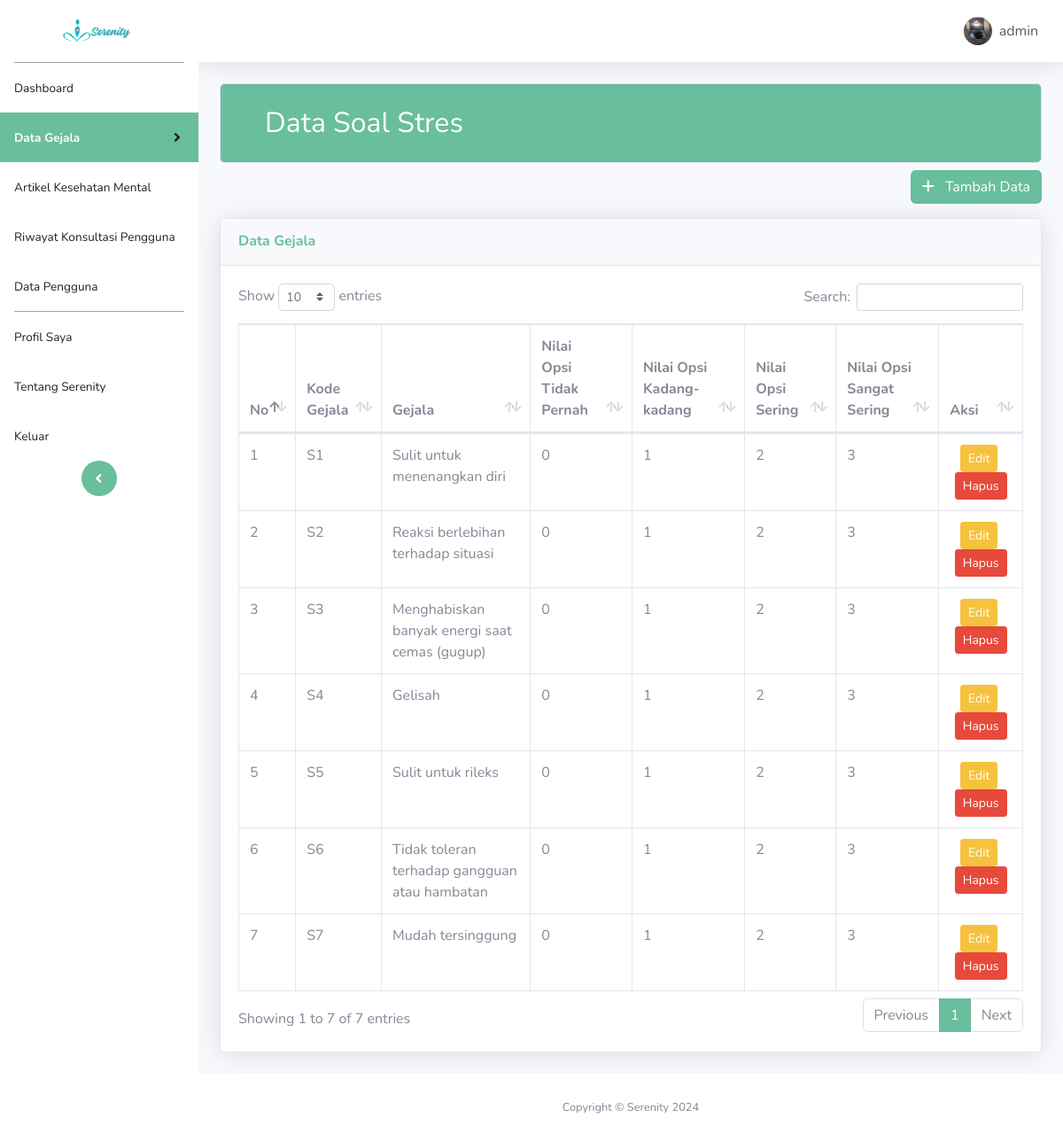
The page /admin/soal_stres.php (signed in) on the database its author committed.
### tables this page shows
CREATE TABLE `users` (
  `id` int(11) NOT NULL,
  `Namalengkap` varchar(100) NOT NULL,
  `email` varchar(100) NOT NULL,
  `password` varchar(100) NOT NULL,
  `phoneNumber` varchar(20) NOT NULL,
  `angkatan` int(11) NOT NULL,
  `gender` enum('Laki-Laki','Perempuan') NOT NULL,
  `role` enum('admin','user') NOT NULL,
  `created_at` timestamp NOT NULL DEFAULT current_timestamp(),
  `updated_at` timestamp NOT NULL DEFAULT current_timestamp() ON UPDATE current_timestamp(),
  `profile_image` varchar(255) DEFAULT NULL,
  `reset_token` varchar(255) DEFAULT NULL
);

CREATE TABLE `questions_s` (
  `id_soal` int(11) NOT NULL,
  `kode` varchar(11) NOT NULL,
  `nilai_a` int(11) NOT NULL,
  `nilai_b` int(11) NOT NULL,
  `nilai_c` int(11) NOT NULL,
  `nilai_d` int(11) NOT NULL,
  `question_text` text NOT NULL,
  `created_at` timestamp NOT NULL DEFAULT current_timestamp(),
  `updated_at` timestamp NOT NULL DEFAULT current_timestamp() ON UPDATE current_timestamp()
);

### admin/soal_stres.php (the view, shortened to what this page needs)
<?php
require_once "../include/koneksi.php";
$user_id = $_SESSION['user_id'];
$query = "SELECT * FROM users WHERE id = $user_id";
$result = mysqli_query($koneksi, $query);
$user = mysqli_fetch_assoc($result);
?>
<!DOCTYPE html>
<html lang="en">
<head>
    <link href="https://cdnjs.cloudflare.com/ajax/libs/font-awesome/6.0.0-beta3/css/all.min.css" rel="stylesheet">
    <link href="vendor/fontawesome-free/css/all.min.css" rel="stylesheet" type="text/css" />
    <link href="../css/sb-admin-2.css" rel="stylesheet">
    <link href="../vendor/datatables/dataTables.bootstrap4.min.css" rel="stylesheet">
</head>
<body id="page-top">
    <div id="wrapper">
        <?php require_once('../include/navbar_admin.php') ?>
        <div id="content-wrapper" class="d-flex flex-column">
            <div id="content">
                <?php
                require_once('../include/topbar_admin.php')
                ?>
                <div class="container-fluid">
                    <h2 class="card" style="background-color: #69BE9D; color: white; padding: 25px 50px;">Data Soal Stres</h2>
                    <div class="d-flex justify-content-end mb-3">
                        <button type="button" class="btn btn-primary" data-toggle="modal" data-target="#addQuestionModal">
                            <i class="fa-solid fa-plus mr-2"></i> Tambah Data
                        </button>
                    </div>
                    <?php
                    require_once "../include/koneksi.php";
                    $query = "SELECT questions_s.id_soal, questions_s.kode, questions_s.question_text, questions_s.nilai_a, questions_s.nilai_b, questions_s.nilai_c, questions_s.nilai_d FROM questions_s";
                    $result = mysqli_query($koneksi, $query);
                    if ($result) {
                        echo "<div class='card shadow mb-4'>";
                        echo "<div class='card-header py-3'>";
                        echo "<h6 class='m-0 font-weight-bold text-primary'>";
                        echo "Data Gejala";
                        echo "</h6>";
                        echo "</div>";
                        echo "<div class='card-body'>";
                        echo "<div class='table-responsive'>";
                        echo "<table class='table table-bordered' id='dataTable' width='100%' cellspacing='0'>";
                        echo "<thead>";
                        echo "<tr>";
                        echo "<th>No</th>";
                        echo "<th>Kode Gejala</th>";
                        echo "<th>Gejala</th>";
                        echo "<th>Nilai Opsi Tidak Pernah</th>";
                        echo "<th>Nilai Opsi Kadang-kadang</th>";
                        echo "<th>Nilai Opsi Sering</th>";
                        echo "<th>Nilai Opsi Sangat Sering</th>";
                        echo "<th>Aksi</th>";
                        echo "</tr>";
                        echo "</thead>";
                        echo "<tbody>";
                        $counter = 1;
                        while ($row = mysqli_fetch_assoc($result)) {
                            echo "<tr>";
                            echo "<td>" . $counter . "</td>";
                            echo "<td>" . $row['kode'] . "</td>";
                            echo "<td>" . $row['question_text'] . "</td>";
                            echo "<td>" . $row['nilai_a'] . "</td>";
                            echo "<td>" . $row['nilai_b'] . "</td>";
                            echo "<td>" . $row['nilai_c'] . "</td>";
                            echo "<td>" . $row['nilai_d'] . "</td>";
                            echo "<td style='text-align: center'>";
                            echo "<a href='edit_soal_stres.php?id=" . $row['id_soal'] . "' class='btn btn-warning btn-sm'>Edit</a>";
                            echo "<a href='../hapus_soal_stres.php?id=" . $row['id_soal'] . "' class='btn btn-danger btn-sm'>Hapus</a>";
                            echo "</td>";
                            echo "</tr>";
                            $counter++;
                        }
                        echo "</tbody>";
                        echo "</table>";
                        echo "</div>";
                        echo "</div>";
                        echo "</div>";
                        echo "</div>";
                    } else {
                        echo "Error: " . $query . "<br>" . mysqli_error($koneksi);
                    }
                    ?>
                </div>
                <?php require_once('../include/footer.php') ?>
            </div>
        </div>
</body>
</html>

### include/topbar_admin.php (shortened to what this page needs)
<nav class="navbar navbar-expand navbar-light bg-white topbar mb-4 static-top shadow">
    <ul class="navbar-nav ml-auto">
        <li class="nav-item dropdown no-arrow">
            <a class="nav-link dropdown-toggle" href="#" id="userDropdown" role="button" data-toggle="dropdown" aria-haspopup="true" aria-expanded="false">
                <img class="img-profile rounded-circle" src="<?php echo $user['profile_image']; ?>" />
                <span class="ml-2 d-none d-lg-inline text-dark"><?php echo $user['role']; ?></span>
            </a>
        </li>
    </ul>
</nav>

### rows shown on the page
users: profile_image (picture), role "admin"
questions_s: kode "S1", question_text "Sulit untuk menenangkan diri", nilai_a "0", nilai_b "1", nilai_c "2", nilai_d "3"
questions_s: kode "S2", question_text "Reaksi berlebihan terhadap situasi", nilai_a "0", nilai_b "1", nilai_c "2", nilai_d "3"
questions_s: kode "S3", question_text "Menghabiskan banyak energi saat cemas (gugup)", nilai_a "0", nilai_b "1", nilai_c "2", nilai_d "3"
questions_s: kode "S4", question_text "Gelisah", nilai_a "0", nilai_b "1", nilai_c "2", nilai_d "3"
questions_s: kode "S5", question_text "Sulit untuk rileks", nilai_a "0", nilai_b "1", nilai_c "2", nilai_d "3"
questions_s: kode "S6", question_text "Tidak toleran terhadap gangguan atau hambatan", nilai_a "0", nilai_b "1", nilai_c "2", nilai_d "3"
questions_s: kode "S7", question_text "Mudah tersinggung", nilai_a "0", nilai_b "1", nilai_c "2", nilai_d "3"
